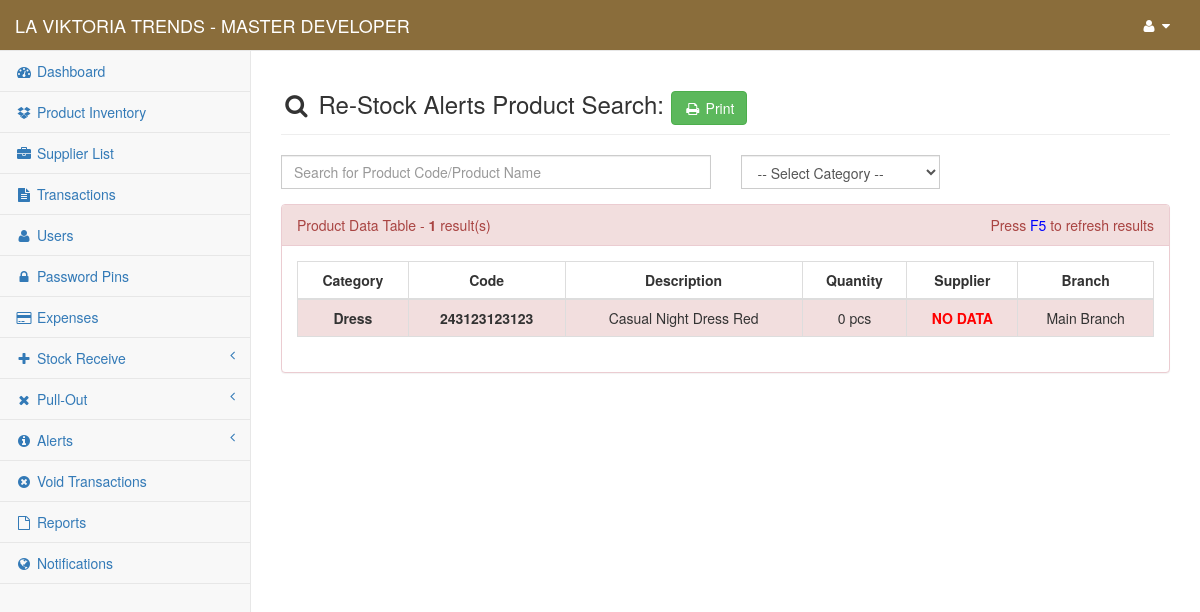
Page /content/admin/search_restock_alerts.php (signed in) on the committed database.
### tables this page shows
CREATE TABLE `gy_my_project` (
  `gy_project` int(1) NOT NULL,
  `gy_project_name` text NOT NULL,
  `gy_project_address` text NOT NULL,
  `gy_system_title` text NOT NULL,
  `gy_year_origin` datetime NOT NULL
);

CREATE TABLE `gy_user` (
  `gy_user_id` int(10) NOT NULL,
  `gy_user_code` varchar(8) NOT NULL,
  `gy_full_name` varchar(255) NOT NULL,
  `gy_username` varchar(50) NOT NULL,
  `gy_password` varchar(100) NOT NULL,
  `gy_user_type` int(5) NOT NULL,
  `gy_user_status` int(1) NOT NULL,
  `gy_branch_id` int(11) NOT NULL
);

CREATE TABLE `gy_products` (
  `gy_product_id` int(11) NOT NULL,
  `gy_product_code` varchar(30) NOT NULL,
  `gy_convert_item_code` varchar(30) NOT NULL,
  `gy_convert_value` double NOT NULL,
  `gy_supplier_code` text NOT NULL,
  `gy_product_name` text NOT NULL,
  `gy_product_cat` varchar(100) NOT NULL,
  `gy_product_color` varchar(20) NOT NULL,
  `gy_product_image` text NOT NULL,
  `gy_product_desc` text NOT NULL,
  `gy_product_unit` text NOT NULL,
  `gy_product_price_cap` double NOT NULL,
  `gy_product_price_srp` double NOT NULL,
  `gy_product_quantity` double NOT NULL,
  `gy_product_discount_per` double NOT NULL,
  `gy_product_restock_limit` int(11) NOT NULL,
  `gy_product_date_restock` datetime NOT NULL,
  `gy_product_date_reg` datetime NOT NULL,
  `gy_product_update_date` datetime NOT NULL,
  `gy_added_by` int(11) NOT NULL,
  `gy_update_code` text NOT NULL,
  `gy_branch_id` int(11) NOT NULL
);

CREATE TABLE `gy_branch` (
  `gy_branch_id` int(11) NOT NULL,
  `gy_branch_name` text NOT NULL
);

### conf/my_project.php (called while the page is built, shortened)
<?php
	include 'conn.php';
	$find_my_data=$link->query("Select * From `gy_my_project` Where `gy_project`='1'");
	$my_project_detail=$find_my_data->fetch_array();
	$my_project_name = $my_project_detail['gy_project_name'];
?>

### content/admin/session.php (called while the page is built, shortened)
<?php
    $user_id = $_SESSION['fus_user_id'];
    $identify_user=$link->query("Select * From `gy_user` Where `gy_user_id`='$user_id'");
    $row=$identify_user->fetch_array();
    $user_info = $row['gy_full_name'];
?>

### content/admin/my_pagination_search.php (called while the page is built, shortened)
<?php
        $page_rows = $my_num_rows;
        $pagenum = 1;
        $limit = 'LIMIT ' .($pagenum - 1) * $page_rows .',' .$page_rows;
        $sql = $query_three." $limit";
        $query = mysqli_query($link, $sql);
?>

### conf/function.php (called while the page is built, shortened)
<?php
    function get_branch_name($branch_id){
        include("conn.php");
        $statement=$link->query("SELECT `gy_branch_name` From `gy_branch` Where `gy_branch_id`='$branch_id'");
        $row=$statement->fetch_array();
        $count=$statement->num_rows;
        if ($count > 0) {
            $result = $row['gy_branch_name'];
        }else{
            $result = "All";
        }
        return $result;
    }
?>

### content/admin/search_restock_alerts.php (the view, shortened to what this page needs)
<?php
    include("../../conf/conn.php");
    include("../../conf/function.php");
    include("session.php");
    include("../../conf/my_project.php");
    $search_text = @$_GET['search_text'];
    if ($search_text == "mrcoffeex_only_space") {
         echo "
            <script>
                window.alert('White Spaces is not allowed!');
                window.location.href = 'restock_alerts'
            </script>
         ";
    }else{
        $my_project_header_title = "Re-Stock Alerts Product Search: ".$search_text;
        $query_one = "Select * From `gy_products` Where CONCAT(`gy_product_code`,`gy_product_name`) Like '%$search_text%' AND `gy_product_quantity`<=`gy_product_restock_limit` Order By `gy_product_name` ASC";
        $query_three = "Select * From `gy_products` Where CONCAT(`gy_product_code`,`gy_product_name`) Like '%$search_text%' AND `gy_product_quantity`<=`gy_product_restock_limit` Order By `gy_product_name` ASC ";
        $my_num_rows = 50;
        include 'my_pagination_search.php';
        $count_results=$link->query($query_one)->num_rows;
    }
?>
<!DOCTYPE html>
<html lang="en">
    <?php include 'head.php'; ?>
<body>
    <div id="wrapper">
        <?php include 'nav.php'; ?>
        <?php include('modal.php');?>
        <div id="page-wrapper">
            <div class="row">
                <div class="col-lg-12">
                    <h3 class="page-header"><i class="fa fa-search fa-fw"></i> <?php echo $my_project_header_title; ?> <a href="print_restock_alerts?mode=common_search&cd=<?php echo $search_text; ?>" onclick="window.open(this.href, 'mywin',
'left=20,top=20,width=1366,height=768,toolbar=1,resizable=0'); return false;"><button type="button" class="btn btn-success" title="click to print restock alerts ..."><i class="fa fa-print fa-fw"></i> Print</button></a></h3>
                </div>
            </div>
            <div class="row">
                <div class="col-md-12">
                    <div class="row">
                        <div class="col-md-6">
                            <div class="form-group">
                                <form method="post" enctype="multipart/form-data" action="redirect_manager">
                                    <input type="text" class="form-control" placeholder="Search for Product Code/Product Name" name="restock_search" style="border-radius: 0px;" autofocus required>
                                </form>
                            </div>
                        </div>
                        <div class="col-md-3">
                            <div class="form-group">
                                <form method="post" id="my_form" enctype="multipart/form-data" action="redirect_manager">
                                    <select class="form-control"  name="restock_search_cat" id="restock_search_cat" style="border-radius: 0px;" required>
                                        <option disabled selected>-- Select Category --</option>
                                    </select>
                                </form>
                            </div>
                        </div>
                    </div>
                    <div class="panel panel-danger">
                        <div class="panel-heading">
                            Product Data Table - <b><?php echo 0+$count_results; ?></b> result(s)
                            <span style="float: right;"> Press <span style="color: blue;">F5</span> to refresh results</span>
                        </div>
                        <div class="panel-body">
                            <div class="table-responsive">
                                <table class="table table-striped table-bordered table-hover">
                                    <thead>
                                        <tr>
                                            <th><center>Category</center></th>
                                            <th><center>Code</center></th>
                                            <th><center>Description</center></th>
                                            <th><center>Quantity</center></th>
                                            <th><center>Supplier</center></th>
                                            <th><center>Branch</center></th>
                                        </tr>
                                    </thead>
                                    <tbody>
                                    <?php
                                        while ($product_row=$query->fetch_array()) {
                                            $my_scode=words($product_row['gy_supplier_code']);
                                            $get_supplier=$link->query("Select * From `gy_supplier` Where `gy_supplier_code`='$my_scode'");
                                            $supplier_row=$get_supplier->fetch_array();
                                            if ($product_row['gy_supplier_code'] == 0) {
                                                $my_supplier_data = "NO DATA";
                                                $my_supplier_color = "red";
                                            }else{
                                                $my_supplier_data = $supplier_row['gy_supplier_name'];
                                                $my_supplier_color = "green";
                                            }
                                    ?>
                                        <tr class="danger">
                                            <td style="font-weight: bold;"><center><?php echo $product_row['gy_product_cat']; ?></center></td>
                                            <td style="font-weight: bold;"><center><?php echo $product_row['gy_product_code']; ?></center></td>
                                            <td><center><?php echo $product_row['gy_product_name']; ?></center></td>
                                            <td><center><?php echo $product_row['gy_product_quantity']." ".$product_row['gy_product_unit']; ?></center></td>
                                            <td style="font-weight: bold; color: <?php echo $my_supplier_color; ?>"><center><?php echo $my_supplier_data; ?></center></td>
                                            <td><center><?php echo get_branch_name($product_row['gy_branch_id']); ?></center></td>
                                        </tr>
                                    <?php } ?>
                                </table>
                            </div>
                        </div>
                    </div>
                </div>
            </div>
            <div class="row">
                <div class="col-md-12">
                    <div class="text-center">
                    </div>
                 </div>
            </div>
        </div>
    </div>
</body>
</html>

### content/admin/nav.php (shortened to what this page needs)
<nav class="navbar navbar-default navbar-static-top" role="navigation" style="margin-bottom: 0; background-color: #8a6d3b; color: #fff;">
    <div class="navbar-header">
        <a class="navbar-brand" href="index"><span style="text-transform: uppercase; color: #fff;"><?php echo $my_project_name; ?> <?php echo $my_project_title; ?> - <?php echo $user_info ?></span></a>
    </div>
    <div class="full-right">
    <ul class="nav navbar-top-links navbar-right">
        <li class="dropdown">
            <a class="dropdown-toggle" data-toggle="dropdown" id="navi" href="#">
                <i class="fa fa-user fa-fw"></i>  <i class="fa fa-caret-down"></i>
            </a>
        </li>
    </ul>
    </div>
        <?php include("side-panel.php"); ?>
</nav>

### content/admin/nav.php (style rules this page uses)
#navi { color: #fff; }

### rows in the picture
gy_my_project: gy_project_name "LA VIKTORIA TRENDS"
gy_user: gy_full_name "MASTER DEVELOPER"
gy_products: gy_product_cat "Dress", gy_product_code "243123123123", gy_product_name "Casual Night Dress Red", gy_product_quantity "0", gy_product_unit "pcs", gy_supplier_code "NO DATA", gy_branch.gy_branch_name "Main Branch"

### other values in the picture
$my_project_header_title "Re-Stock Alerts Product Search:"
0+$count_results "1"
